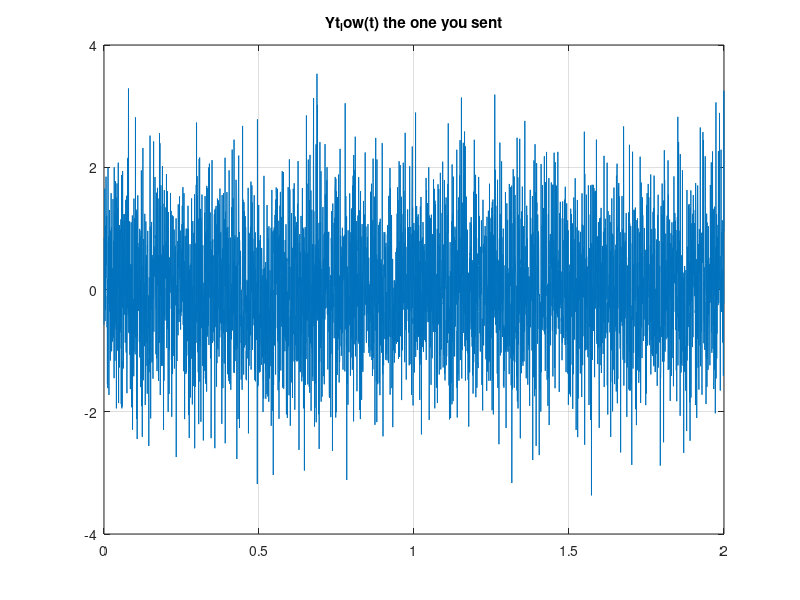
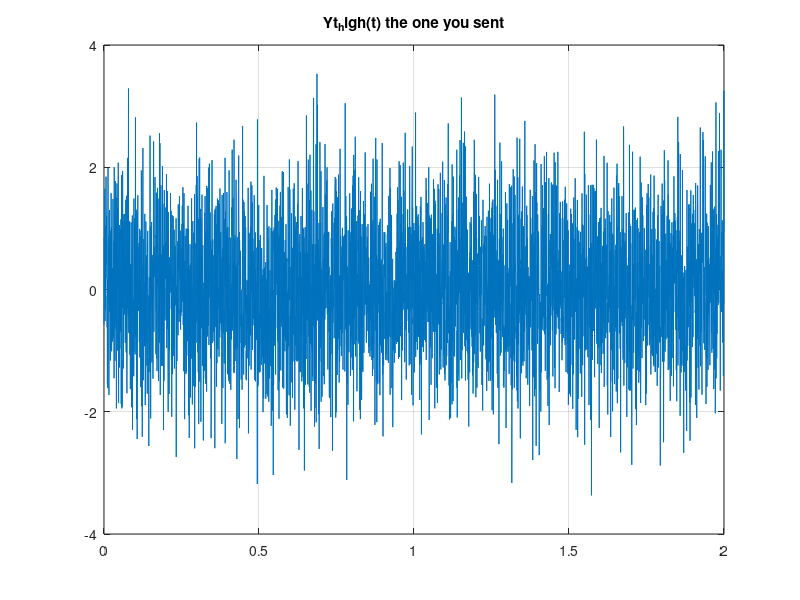
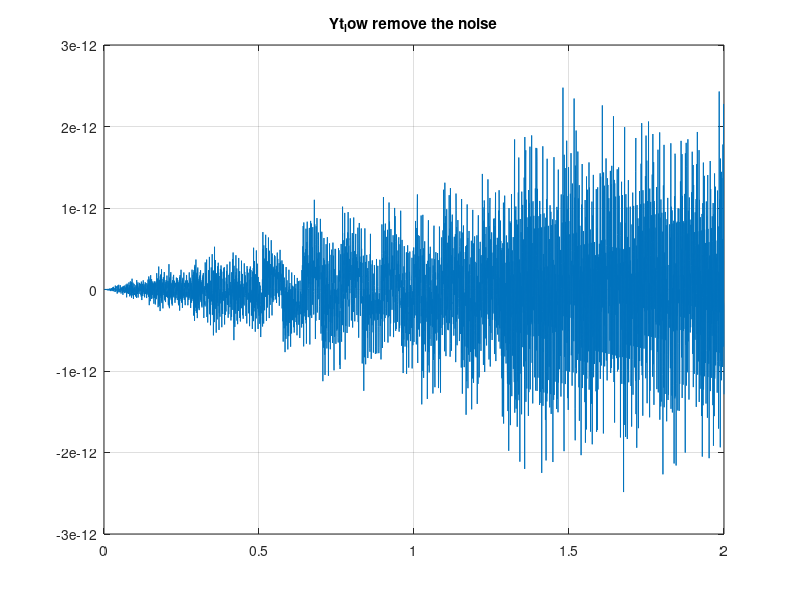
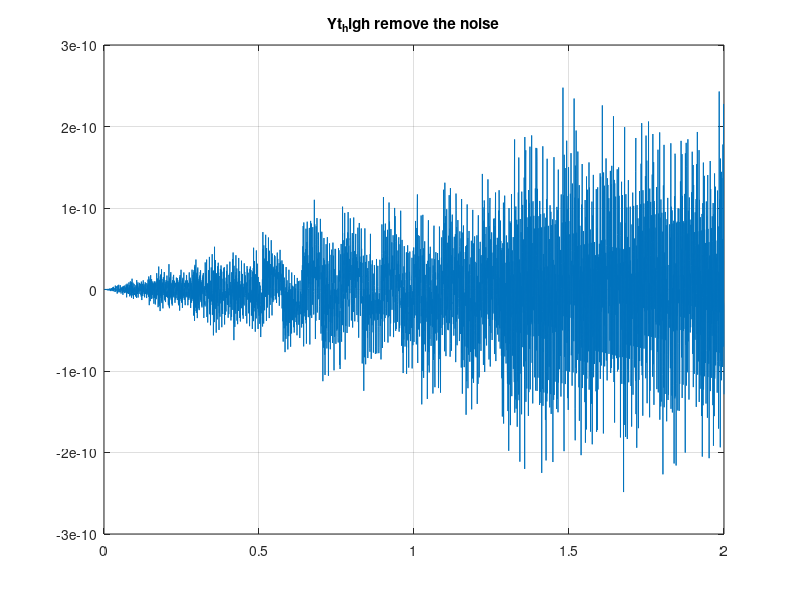

These charts were generated, in order, by the following MATLAB code: (Note: this script raises an error after producing the figures.)
clear all; close all;
%% define sampling frequency, time vector and signal vector
f= 1000;      % 1k Hz signal frequency
fs = f*2;   % sampling frequency - engineer nyquest of signal frequency
dt = 1/fs;    % time between consecutive samples
t = 0:dt:2;   % time vector


n_vec = randn(size(t));  % gaussian white noise
%n_vec=rand(size(t))-0.5; % non-gaussian white noise
lowAmp =1 ;
highAmp =100;
yt_low  =@(t) n_vec + lowAmp*sin(2*pi*t*f);      % lowAmp sig with noise
yt_low_1  = lowAmp*sin(2*pi*t*f); 
yt_low_2  =n_vec + lowAmp*sin(2*pi*t*f);

yt_high=@(t)  n_vec + highAmp*sin(2*pi*t*f);      % HighAmp sig with noise
yt_high_1 = highAmp*sin(2*pi*t*f); 
yt_high_2 =  n_vec + highAmp*sin(2*pi*t*f); 

%plot the original plots 1 and 2 
figure(1)
plot(t,yt_low(t));
title('Yt_low(t) the one you sent')
hold on;
grid on;


figure(2);
plot(t,yt_high(t));
title('Yt_high(t) the one you sent')
hold on;
grid on;


%plot the original plots 1 and 2 without the noise
figure(3)
plot(t,yt_low_1);
title('Yt_low remove the noise')
hold on;
grid on;

figure(4)
plot(t,yt_high_1);
title('Yt_high remove the noise')
hold on;
grid on;
%Theres a diffirence in them but they have very small amplitude 1e-12and 1e-10 
%When we Add the noise again, if u look at the plots the amplitude is 1-5,
%The amplitude of the noise is too big so the original signals we plotted in 3 and 4 are not visible

figure(5);
plot(t,yt_low_2);
title('yt_low')
title('Yt_low add the noise')
hold on;
grid on;

figure(6)
plot(t,yt_high_2);
title('yt_high')
title('Yt_high add the noise')
hold on;
grid on;



%I didint use everything under this lol
%%%%%%%%%%%%%%%%%%%%%%%%%%%%%%%%%%%%%%%%%%%%%%%%%%
%getting pdf
mu = 0;
sigma = 1;
y_pdf = pdf('Normal',yt(t),1,1);
figure(3)
plot(t,y_pdf);






%% Lowpass filtering:
% y = conv(y,ones(30,1),'same');  % undo remark for a convolution with a rect (sinc filtering)

%% bandpass filtering:
f0=2000;
BW=400;
% y=bandpass_filter(y,dt,f0,BW);

%% compute spectrum, autocorrelation 
ac = xcorr(y,y,'unbiased');
ac_time_vec = (1:length(ac))*dt;
ac_time_vec = ac_time_vec-mean(ac_time_vec);
[S,fvec] = pspectrum(y,fs);

y = y-mean(y);  %clean or not to clean ?

%% plots
figure
subplot(4,1,1);
plot(t,y);
title('raw signal');
xlabel('time (s)')
ylabel('amp (e.g. Volts)')

% histogram analysis
subplot(4,1,2);
hist(y,100);
title('amplitude histogram');
xlabel('amplitude');
ylabel('probability density');

disp('press any key to continue');
pause 

% spectral analysis
subplot(4,1,3);
loglog(fvec,S(:,1));
xlabel('frequency (Hz)');
title('Power spectral density')
ylim([1e-4 2]*max(S(19:end)));
xlim([100 fs/2]) 
grid on
ylabel('V^2/Hz');

set(gcf,'position',[1 84 1024 707])


disp('press any key to continue');
pause 


subplot(4,1,4);
plot(ac_time_vec/1e-3,ac/max(ac),'.-')
title('normalized autocorrelation');
xlabel('time (msec)')
xlim([-400 400]*dt/1e-3);
ylim([-1 1]);
grid on
